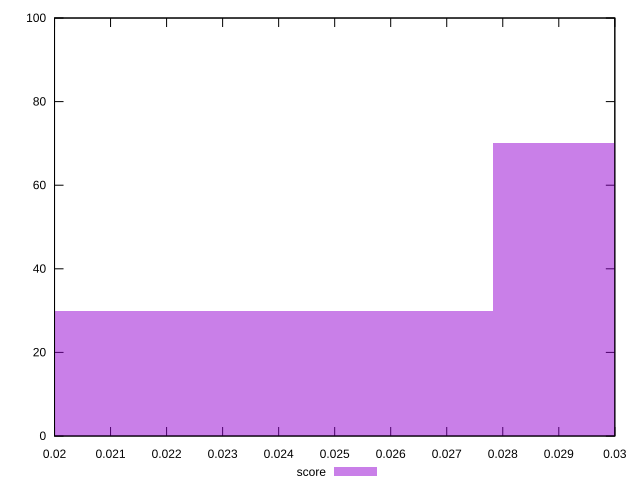

This chart was generated by the following gnuplot code:
reset

$score <<EOF
0.033400967421653986 70
0.02226731161443599 30
EOF

set key outside below
set boxwidth 0.011133655807217995
set xrange [0.02:0.03]
set yrange [0:100]
set trange [0:100]
set style fill transparent solid 0.5 noborder
set terminal svg size 640, 490 enhanced background rgb 'white'
set output "report_00023_2021-02-20T12:14:57.249Z/uses-long-cache-ttl/samples/pages/score/histogram.svg"

plot $score title "score" with boxes

reset
